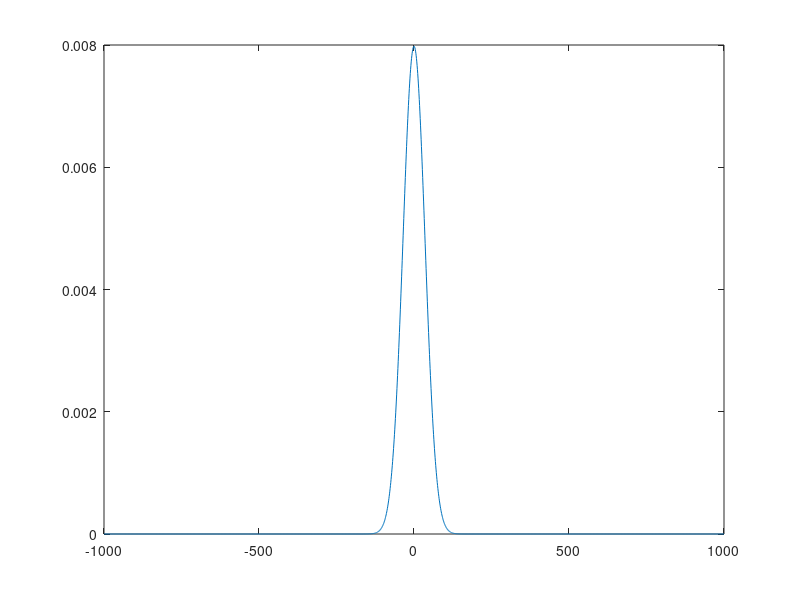
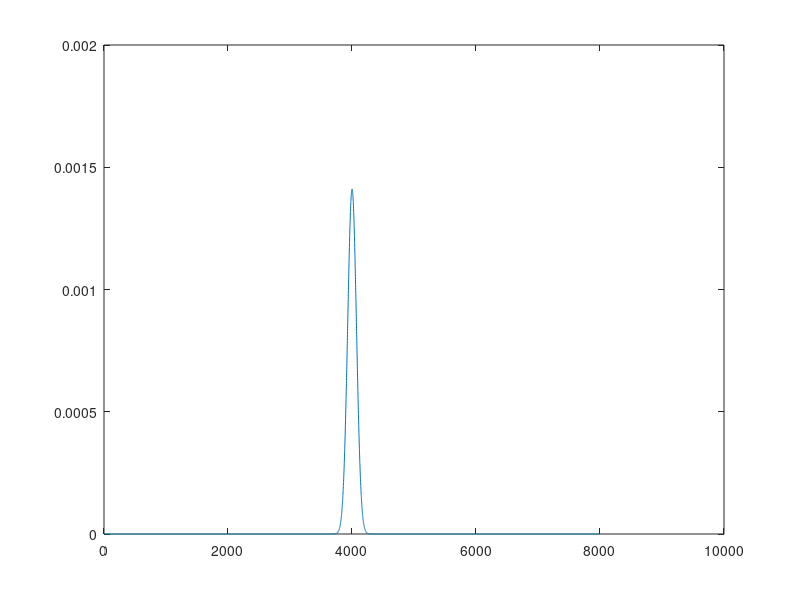

Reproduce these figures in MATLAB, in order.
x = [-1000:1000];
s =50;
y = 1/(sqrt(2*pi)*s)*exp(-x.^2/s^2);
figure(1)
plot(x,y)

r = conv(y,y);
r2 = conv(r,r);
figure(2)
plot(r2)